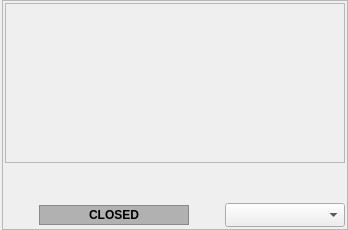
  <widget class="QDockWidget" name="dockWidget_Counts">
   <property name="sizePolicy">
    <sizepolicy hsizetype="Preferred" vsizetype="Preferred">
     <horstretch>0</horstretch>
     <verstretch>0</verstretch>
    </sizepolicy>
   </property>
   <property name="minimumSize">
    <size>
     <width>348</width>
     <height>230</height>
    </size>
   </property>
   <property name="maximumSize">
    <size>
     <width>650</width>
     <height>230</height>
    </size>
   </property>
   <property name="features">
    <set>QDockWidget::AllDockWidgetFeatures</set>
   </property>
   <property name="allowedAreas">
    <set>Qt::LeftDockWidgetArea|Qt::TopDockWidgetArea</set>
   </property>
   <property name="windowTitle">
    <string>Counts</string>
   </property>
   <attribute name="dockWidgetArea">
    <number>1</number>
   </attribute>
   <widget class="QWidget" name="dockWidgetContents_8">
    <property name="sizePolicy">
     <sizepolicy hsizetype="Expanding" vsizetype="Expanding">
      <horstretch>0</horstretch>
      <verstretch>0</verstretch>
     </sizepolicy>
    </property>
    <layout class="QVBoxLayout" name="verticalLayout_30">
     <property name="spacing">
      <number>0</number>
     </property>
     <property name="leftMargin">
      <number>2</number>
     </property>
     <property name="topMargin">
      <number>0</number>
     </property>
     <property name="rightMargin">
      <number>0</number>
     </property>
     <property name="bottomMargin">
      <number>0</number>
     </property>
     <item>
      <widget class="QFrame" name="frame_8">
       <property name="sizePolicy">
        <sizepolicy hsizetype="MinimumExpanding" vsizetype="MinimumExpanding">
         <horstretch>0</horstretch>
         <verstretch>0</verstretch>
        </sizepolicy>
       </property>
       <property name="maximumSize">
        <size>
         <width>650</width>
         <height>16777215</height>
        </size>
       </property>
       <property name="frameShape">
        <enum>QFrame::StyledPanel</enum>
       </property>
       <property name="frameShadow">
        <enum>QFrame::Raised</enum>
       </property>
       <layout class="QVBoxLayout" name="verticalLayout_18">
        <property name="spacing">
         <number>2</number>
        </property>
        <property name="leftMargin">
         <number>2</number>
        </property>
        <property name="topMargin">
         <number>2</number>
        </property>
        <property name="rightMargin">
         <number>2</number>
        </property>
        <property name="bottomMargin">
         <number>2</number>
        </property>
        <item>
         <widget class="QFrame" name="counterPlotFrame">
          <property name="minimumSize">
           <size>
            <width>300</width>
            <height>160</height>
           </size>
          </property>
          <property name="maximumSize">
           <size>
            <width>16777215</width>
            <height>160</height>
           </size>
          </property>
          <property name="frameShape">
           <enum>QFrame::StyledPanel</enum>
          </property>
          <property name="frameShadow">
           <enum>QFrame::Raised</enum>
          </property>
         </widget>
        </item>
        <item>
         <layout class="QHBoxLayout" name="horizontalLayout_7">
          <item>
           <layout class="QVBoxLayout" name="verticalLayout_12">
            <item>
             <spacer name="verticalSpacer_5">
              <property name="orientation">
               <enum>Qt::Vertical</enum>
              </property>
              <property name="sizeHint" stdset="0">
               <size>
                <width>20</width>
                <height>20</height>
               </size>
              </property>
             </spacer>
            </item>
            <item>
             <layout class="QHBoxLayout" name="beamStatusLayout"/>
            </item>
            <item>
             <spacer name="verticalSpacer_3">
              <property name="orientation">
               <enum>Qt::Vertical</enum>
              </property>
              <property name="sizeHint" stdset="0">
               <size>
                <width>20</width>
                <height>20</height>
               </size>
              </property>
             </spacer>
            </item>
            <item>
             <layout class="QHBoxLayout" name="shutterControlLayout">
              <item>
               <widget class="QWidget" name="shutterBackPanel" native="true">
                <property name="maximumSize">
                 <size>
                  <width>16777215</width>
                  <height>25</height>
                 </size>
                </property>
                <property name="styleSheet">
                 <string notr="true"/>
                </property>
                <layout class="QHBoxLayout" name="horizontalLayout_3">
                 <property name="spacing">
                  <number>0</number>
                 </property>
                 <property name="leftMargin">
                  <number>0</number>
                 </property>
                 <property name="topMargin">
                  <number>0</number>
                 </property>
                 <property name="rightMargin">
                  <number>0</number>
                 </property>
                 <property name="bottomMargin">
                  <number>0</number>
                 </property>
                 <item>
                  <widget class="QLabel" name="shutterFbkLbl">
                   <property name="sizePolicy">
                    <sizepolicy hsizetype="Fixed" vsizetype="Preferred">
                     <horstretch>0</horstretch>
                     <verstretch>0</verstretch>
                    </sizepolicy>
                   </property>
                   <property name="minimumSize">
                    <size>
                     <width>150</width>
                     <height>20</height>
                    </size>
                   </property>
                   <property name="maximumSize">
                    <size>
                     <width>150</width>
                     <height>20</height>
                    </size>
                   </property>
                   <property name="font">
                    <font>
                     <weight>75</weight>
                     <bold>true</bold>
                    </font>
                   </property>
                   <property name="styleSheet">
                    <string notr="true">QLabel{
background-color:rgb(177, 177, 177)
}</string>
                   </property>
                   <property name="frameShape">
                    <enum>QFrame::StyledPanel</enum>
                   </property>
                   <property name="text">
                    <string>CLOSED</string>
                   </property>
                   <property name="textFormat">
                    <enum>Qt::AutoText</enum>
                   </property>
                   <property name="alignment">
                    <set>Qt::AlignCenter</set>
                   </property>
                  </widget>
                 </item>
                </layout>
               </widget>
              </item>
              <item>
               <widget class="QComboBox" name="shutterCntrlComboBox">
                <property name="sizePolicy">
                 <sizepolicy hsizetype="Fixed" vsizetype="MinimumExpanding">
                  <horstretch>0</horstretch>
                  <verstretch>0</verstretch>
                 </sizepolicy>
                </property>
                <property name="minimumSize">
                 <size>
                  <width>100</width>
                  <height>0</height>
                 </size>
                </property>
                <property name="maximumSize">
                 <size>
                  <width>120</width>
                  <height>16777215</height>
                 </size>
                </property>
                <property name="sizeAdjustPolicy">
                 <enum>QComboBox::AdjustToMinimumContentsLengthWithIcon</enum>
                </property>
                <property name="minimumContentsLength">
                 <number>25</number>
                </property>
               </widget>
              </item>
             </layout>
            </item>
           </layout>
          </item>
         </layout>
        </item>
       </layout>
      </widget>
     </item>
    </layout>
   </widget>
  </widget>
